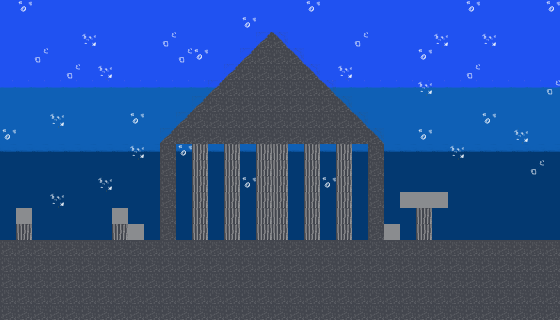

Below is a game level as drawn by its tile map, then a one-line description and the .tmx file that defines it, in full:
An orthogonal 35x20 tile map with 16x16 px tiles, 3 tile layers (Floor, Sea, Background).

<map version="1.8" tiledversion="1.8.2" orientation="orthogonal" renderorder="right-down" width="35" height="20" tilewidth="16" tileheight="16" infinite="0" nextlayerid="4" nextobjectid="1">
 <editorsettings>
  <export target="undersea.json" format="json" />
 </editorsettings>
 <tileset firstgid="1" name="Undersea" tilewidth="16" tileheight="16" tilecount="30" columns="5">
  <image source="Undersea.png" width="80" height="96" />
 </tileset>
 <layer id="2" name="Floor" width="35" height="20">
  <properties>
   <property name="Collidable" type="bool" value="true" />
  </properties>
  <data encoding="csv">
16,16,16,16,16,16,16,16,16,16,16,16,16,16,16,16,16,16,16,16,16,16,16,16,16,16,16,16,16,16,16,16,16,16,16,
16,0,0,0,0,0,0,0,0,0,0,0,0,0,0,0,0,0,0,0,0,0,0,0,0,0,0,0,0,0,0,0,0,0,16,
16,0,0,0,0,0,0,0,0,0,0,0,0,0,0,0,0,0,0,0,0,0,0,0,0,0,0,0,0,0,0,0,0,0,16,
16,0,0,0,0,0,0,0,0,0,0,0,0,0,0,0,0,0,0,0,0,0,0,0,0,0,0,0,0,0,0,0,0,0,16,
16,0,0,0,0,0,0,0,0,0,0,0,0,0,0,0,0,0,0,0,0,0,0,0,0,0,0,0,0,0,0,0,0,0,16,
16,0,0,0,0,0,0,0,0,0,0,0,0,0,0,0,0,0,0,0,0,0,0,0,0,0,0,0,0,0,0,0,0,0,16,
16,0,0,0,0,0,0,0,0,0,0,0,0,0,0,0,0,0,0,0,0,0,0,0,0,0,0,0,0,0,0,0,0,0,16,
16,0,0,0,0,0,0,0,0,0,0,0,0,0,0,0,0,0,0,0,0,0,0,0,0,0,0,0,0,0,0,0,0,0,16,
16,0,0,0,0,0,0,0,0,0,0,0,0,0,0,0,0,0,0,0,0,0,0,0,0,0,0,0,0,0,0,0,0,0,16,
16,0,0,0,0,0,0,0,0,0,0,0,0,0,0,0,0,0,0,0,0,0,0,0,0,0,0,0,0,0,0,0,0,0,16,
16,0,0,0,0,0,0,0,0,0,0,0,0,0,0,0,0,0,0,0,0,0,0,0,0,0,0,0,0,0,0,0,0,0,16,
16,0,0,0,0,0,0,0,0,0,0,0,0,0,0,0,0,0,0,0,0,0,0,0,0,0,0,0,0,0,0,0,0,0,16,
16,0,0,0,0,0,0,0,0,0,0,0,0,0,0,0,0,0,0,0,0,0,0,0,0,16,16,16,0,0,0,0,0,0,16,
16,16,0,0,0,0,0,16,0,0,0,0,0,0,0,0,0,0,0,0,0,0,0,0,0,0,16,0,0,0,0,0,0,0,16,
16,16,0,0,0,0,0,16,16,0,0,0,0,0,0,0,0,0,0,0,0,0,0,0,16,0,16,0,0,0,0,0,0,0,16,
16,16,16,16,16,16,16,16,16,16,16,16,16,16,16,16,16,16,16,16,16,16,16,16,16,16,16,16,16,16,16,16,16,16,16,
16,16,16,16,16,16,16,16,16,16,16,16,16,16,16,16,16,16,16,16,16,16,16,16,16,16,16,16,16,16,16,16,16,16,16,
16,16,16,16,16,16,16,16,16,16,16,16,16,16,16,16,16,16,16,16,16,16,16,16,16,16,16,16,16,16,16,16,16,16,16,
16,16,16,16,16,16,16,16,16,16,16,16,16,16,16,16,16,16,16,16,16,16,16,16,16,16,16,16,16,16,16,16,16,16,16,
16,16,16,16,16,16,16,16,16,16,16,16,16,16,16,16,16,16,16,16,16,16,16,16,16,16,16,16,16,16,16,16,16,16,16
</data>
 </layer>
 <layer id="3" name="Sea" width="35" height="20">
  <data encoding="csv">
25,25,25,25,25,25,25,25,25,25,25,25,25,25,25,25,25,25,25,25,25,25,25,25,25,25,25,25,25,25,25,25,25,25,25,
25,25,25,25,25,25,25,25,25,25,25,25,25,25,25,25,25,25,25,25,25,25,25,25,25,25,25,25,25,25,25,25,25,25,25,
25,25,25,25,25,25,25,25,25,25,25,25,25,25,25,25,25,25,25,25,25,25,25,25,25,25,25,25,25,25,25,25,25,25,25,
25,25,25,25,25,25,25,25,25,25,25,25,25,25,25,25,25,25,25,25,25,25,25,25,25,25,25,25,25,25,25,25,25,25,25,
25,25,25,25,25,25,25,25,25,25,25,25,25,25,25,25,25,25,25,25,25,25,25,25,25,25,25,25,25,25,25,25,25,25,25,
14,14,14,14,14,14,14,14,14,14,14,14,14,14,14,14,14,14,14,14,14,14,14,14,14,14,14,14,14,14,14,14,14,14,14,
13,13,13,13,13,13,13,13,13,13,13,13,13,13,13,13,13,13,13,13,13,13,13,13,13,13,13,13,13,13,13,13,13,13,13,
13,13,13,13,13,13,13,13,13,13,13,13,13,13,13,13,13,13,13,13,13,13,13,13,13,13,13,13,13,13,13,13,13,13,13,
13,13,13,13,13,13,13,13,13,13,13,13,13,13,13,13,13,13,13,13,13,13,13,13,13,13,13,13,13,13,13,13,13,13,13,
11,11,11,11,11,11,11,11,11,11,11,11,11,11,11,11,11,11,11,11,11,11,11,11,11,11,11,11,11,11,11,11,11,11,11,
12,12,12,12,12,12,12,12,12,12,12,12,12,12,12,12,12,12,12,12,12,12,12,12,12,12,12,12,12,12,12,12,12,12,12,
12,12,12,12,12,12,12,12,12,12,12,12,12,12,12,12,12,12,12,12,12,12,12,12,12,12,12,12,12,12,12,12,12,12,12,
12,12,12,12,12,12,12,12,12,12,12,12,12,12,12,12,12,12,12,12,12,12,12,12,12,12,12,12,12,12,12,12,12,12,12,
12,12,12,12,12,12,12,12,12,12,12,12,12,12,12,12,12,12,12,12,12,12,12,12,12,12,12,12,12,12,12,12,12,12,12,
12,12,12,12,12,12,12,12,12,12,12,12,12,12,12,12,12,12,12,12,12,12,12,12,12,12,12,12,12,12,12,12,12,12,12,
0,0,0,0,0,0,0,0,0,0,0,0,0,0,0,0,0,0,0,0,0,0,0,0,0,0,0,0,0,0,0,0,0,0,0,
0,0,0,0,0,0,0,0,0,0,0,0,0,0,0,0,0,0,0,0,0,0,0,0,0,0,0,0,0,0,0,0,0,0,0,
0,0,0,0,0,0,0,0,0,0,0,0,0,0,0,0,0,0,0,0,0,0,0,0,0,0,0,0,0,0,0,0,0,0,0,
0,0,0,0,0,0,0,0,0,0,0,0,0,0,0,0,0,0,0,0,0,0,0,0,0,0,0,0,0,0,0,0,0,0,0,
0,0,0,0,0,0,0,0,0,0,0,0,0,0,0,0,0,0,0,0,0,0,0,0,0,0,0,0,0,0,0,0,0,0,0
</data>
 </layer>
 <layer id="1" name="Background" width="35" height="20">
  <data encoding="csv">
0,21,0,0,0,0,0,0,0,0,0,0,0,0,0,0,0,0,0,21,0,0,0,0,0,0,0,0,0,21,0,0,0,0,21,
0,0,0,0,0,0,0,0,0,0,0,0,0,0,0,21,0,0,0,0,0,0,0,0,0,0,0,0,0,0,0,0,0,0,0,
0,0,0,0,0,20,0,0,0,0,22,0,0,0,0,0,15,17,0,0,0,0,22,0,0,0,0,20,0,0,20,0,0,0,0,
0,0,22,0,0,0,0,0,0,0,0,22,21,0,0,15,16,16,17,0,0,0,0,0,0,0,21,0,0,0,0,0,0,0,0,
0,0,0,0,22,0,20,0,0,0,0,0,0,0,15,16,16,16,16,17,0,20,0,0,0,0,0,0,0,22,0,0,0,0,0,
0,0,0,0,0,0,0,0,0,0,0,0,0,15,16,16,16,16,16,16,17,0,0,0,0,0,20,0,0,0,0,0,0,0,22,
0,0,0,0,0,0,0,0,0,0,0,0,15,16,16,16,16,16,16,16,16,17,0,0,0,0,0,0,0,0,0,0,0,0,0,
0,0,0,20,0,0,0,0,21,0,0,15,16,16,16,16,16,16,16,16,16,16,17,0,0,0,0,0,0,0,21,0,0,0,0,
21,0,0,0,0,0,0,0,0,0,15,16,16,16,16,16,16,16,16,16,16,16,16,17,0,0,21,0,0,0,0,0,20,0,0,
0,0,0,0,0,0,0,0,20,0,16,21,18,0,18,0,18,18,0,18,0,18,0,16,0,0,0,0,20,0,0,0,0,0,0,
0,0,0,0,0,0,0,0,0,0,16,0,18,0,18,0,18,18,0,18,0,18,0,16,0,0,0,0,0,0,0,0,0,22,0,
0,0,0,0,0,0,20,0,0,0,16,0,18,0,18,21,18,18,0,18,21,18,0,16,0,0,0,0,0,0,0,0,0,0,0,
0,0,0,20,0,0,0,0,0,0,16,0,18,0,18,0,18,18,0,18,0,18,0,16,0,23,23,23,0,0,0,0,0,0,0,
0,23,0,0,0,0,0,23,0,0,16,0,18,0,18,0,18,18,0,18,0,18,0,16,0,0,18,0,0,0,0,0,0,0,0,
0,18,0,0,0,0,0,18,23,0,16,0,18,0,18,0,18,18,0,18,0,18,0,16,23,0,18,0,0,0,0,0,0,0,0,
0,0,0,0,0,0,0,0,0,0,0,0,0,0,0,0,0,0,0,0,0,0,0,0,0,0,0,0,0,0,0,0,0,0,0,
0,0,0,0,0,0,0,0,0,0,0,0,0,0,0,0,0,0,0,0,0,0,0,0,0,0,0,0,0,0,0,0,0,0,0,
0,0,0,0,0,0,0,0,0,0,0,0,0,0,0,0,0,0,0,0,0,0,0,0,0,0,0,0,0,0,0,0,0,0,0,
0,0,0,0,0,0,0,0,0,0,0,0,0,0,0,0,0,0,0,0,0,0,0,0,0,0,0,0,0,0,0,0,0,0,0,
0,0,0,0,0,0,0,0,0,0,0,0,0,0,0,0,0,0,0,0,0,0,0,0,0,0,0,0,0,0,0,0,0,0,0
</data>
 </layer>
</map>
